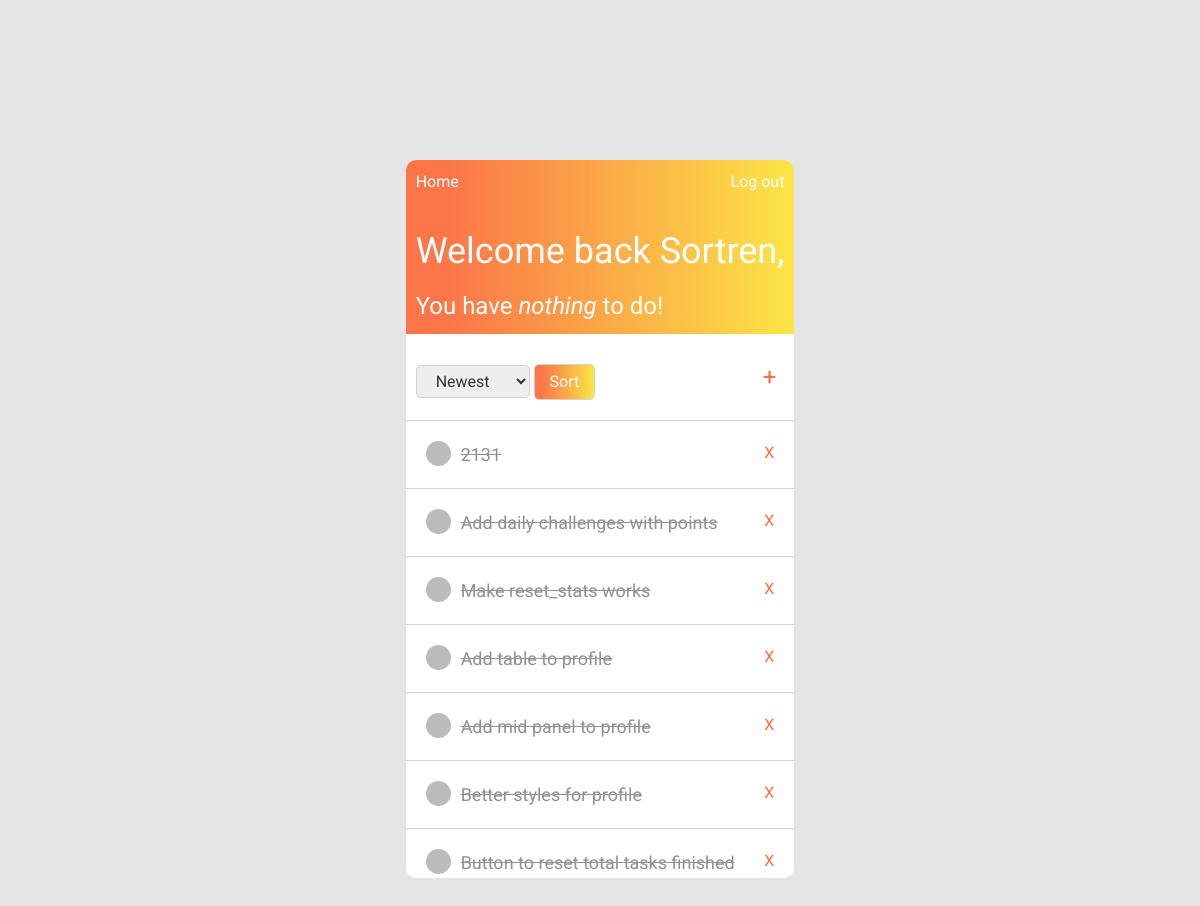
Screenshot of / (signed in) with the database file from the repository.
### to_do/models.py (models this page shows, shortened)
class Task(models.Model):
    class Priority(models.IntegerChoices):
        LOW = 1
        MEDIUM = 2
        HIGH = 3
    title = models.CharField(max_length=100)
    content = models.TextField()
    date_posted = models.DateTimeField(default=timezone.now)
    finished = models.BooleanField(default=False)
    updated = models.BooleanField(default=False)
    priority = models.IntegerField(default=1, choices=Priority.choices)
    deadline = models.DateTimeField(default=timezone.now)
    """
    Author is a foreign key in a Task's table, because the containing user's id is being taken from the User's table
    to create a relation between them. Now each task has a field called "author" filled with an id of the user
    who created this task.
    """
    author = models.ForeignKey(User, on_delete=models.CASCADE)

### to_do/views.py (the view)
# urls.py: 2. Add a URL to urlpatterns:  path('', views.home, name='home')
@login_required(login_url='login')
def home(request):
    sort_form = OrderTasks()
    """
    Defaultly, the tasks are being sorted by newest descendingly and pushing
    finished tasks to the bottom of the stack
    """
    tasks = Task.objects.filter(
        author=request.user).order_by('finished', '-id')
    if request.method == 'POST':
        sort_form = OrderTasks(request.POST)
        try:
            sort_form_value = sort_form['method'].value()
        except KeyError as e:
            pass
        if sort_form_value == 'priority':
            tasks = Task.objects.filter(
                author=request.user).order_by('finished', '-priority')
        elif sort_form_value == 'deadline':
            tasks = Task.objects.filter(
                author=request.user).order_by('finished', 'deadline')
    else:  # if request.method == 'GET'
        tasks = Task.objects.filter(
            author=request.user).order_by('finished', '-id')
    context = {
        'tasks': tasks,
        'incomplete': Task.objects.filter(author=request.user, finished=False).count(),
        'form': sort_form
    }
    return render(request, 'to_do/home.html', context)

### to_do/forms.py
class OrderTasks(forms.Form):
    METHOD_CHOICE = [
        ('newest', 'Newest'),
        ('deadline', 'Deadline'),
        ('priority', 'Priority'),
    ]
    method = forms.CharField(
        label="", widget=forms.Select(attrs={'class': 'drop-down'}, choices=METHOD_CHOICE))

### to_do/templates/to_do/home.html (shortened to what this page needs)
{%extends "to_do/base_home.html"%}
{% block header%}
  <span class="welcome">Welcome back <a href = "{% url 'profile' %} " class = "username">{{ user.username }},</a></span>
{% endblock header%}
{% block tasks-to-do %}
  <span class="incomplete">
    You have
    {% if not incomplete %}
      <i>nothing</i>
    {% else %}
      <i>only {{ incomplete }}</i>
    {% endif %}
      to do!
  </span>
{% endblock tasks-to-do %}
{% block mid-panel %}
  <div class="sort">
    <form method="POST">
      {{form}}
      <button class = "button" type="submit">Sort</button>
    </form>
  </div>
  <div class="add">
      <a href = "{% url 'add-task' %}" class = "add-task">+</a>
  </div>
{% endblock mid-panel %}
{%block tasks%}
<div class = "tasks-container overflow">
  {% for task in tasks %}
    <div class="task">
      <div class="content">
        {% if task.finished %}
          <span class="dot grey"></span>
          <a href="{% url 'update-task' task.id %}" class="task-title"><s>{{ task.title }}</s></a>
        {% elif task.priority == 1 %}
        <span class="dot yellow"></span>
        {% elif task.priority == 2 %}
          <span class="dot green"></span>
        {% elif task.priority == 3 %}
          <span class="dot red"></span>
        {% endif %}
      </div>
      <a href="{% url 'delete-task' task.id %}" class="delete-task">X</a>
    </div>
  {%endfor%}
</div>
{%endblock tasks%}

### to_do/static/to_do/home.css (style rules this page uses)
* { margin: 0; padding: 0; box-sizing: border-box; font-family: "Roboto", sans-serif; }
body { background-color: #e5e5e5; }
.welcome { font-size: 36px; }
.welcome a { color: white; text-decoration: none; }
.incomplete { font-size: 24px; }
.drop-down { padding: 5px 15px 5px 15px; color: #333333; background-color: #eeeeee; border: 0.5px solid lightgrey; border-radius: 5px; cursor: pointer; }
.sort { display: flex; align-items: center; gap: 20px; padding: 30px 10px 20px 10px; }
.button, .button:focus { outline: none; text-decoration: none; border: 0.5px solid lightgrey; cursor: pointer; border-radius: 5px; color: white; padding: 5px 15px 5px 15px; background: rgb(251, 110, 63); background: linear-gradient( 90deg, rgba(251, 110, 63, 0.9500175070028011) 10%, rgba(252, 229, 70, 1) 100% ); }
.add-task:hover, .add-task { padding-right: 18px; font-size: 24px; color: rgb(251, 110, 63); text-decoration: none; color: linear-gradient( 90deg, rgba(251, 110, 63, 0.9500175070028011) 10%, rgba(252, 229, 70, 1) 100% ); }
.overflow { overflow-y: scroll; }
.tasks-container { display: flex; flex-direction: column; flex: 1; }
.task { border-bottom: 0.5px solid lightgrey; display: flex; justify-content: space-between; padding: 20px; }
.content { display: flex; gap: 10px; }
.content a { color: rgb(145, 145, 145); font-size: 18px; }
.delete-task, .delete-task:hover { color: rgb(251, 110, 63); color: linear-gradient( 90deg, rgba(251, 110, 63, 0.9500175070028011) 10%, rgba(252, 229, 70, 1) 100% ); }
.dot { height: 25px; width: 25px; border-radius: 50%; }
.grey { background-color: #bbb; }

### rows the page displays
Task: title "2131"
Task: title "Add daily challenges with points"
Task: title "Make reset_stats works"
Task: title "Add table to profile"
Task: title "Add mid panel to profile"
Task: title "Better styles for profile"
Task: title "Button to reset total tasks finished"

### other values shown
{{ user.username }} "Sortren"
